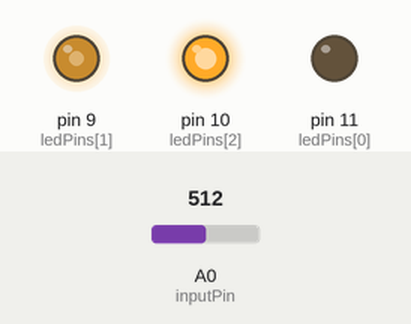
Simulated run of this sketch. Board: Arduino Uno, built with avr-gcc and run on an emulated ATmega328P. Parts: output pins drawn as LEDs (lit = HIGH). The inputs (shaded band) are chosen by the test bench; at power-on: A0 (inputPin) = 512.

Above: at 1.2 s.
1.3 s: A0 (inputPin) set to 350
At 1.79 s:
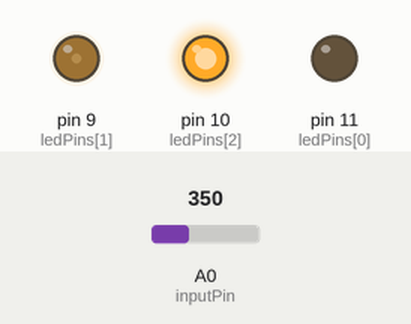
At 3.98 s:
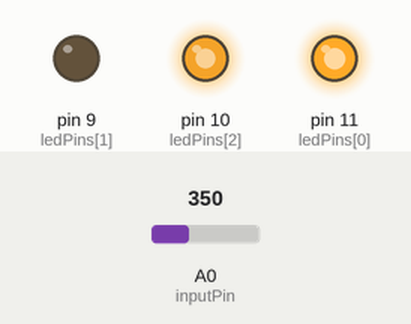
4.3 s: A0 (inputPin) set to 511
At 5.4 s:
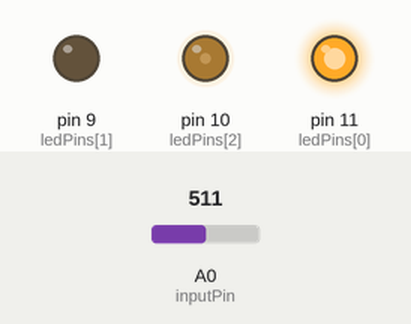
7.3 s: A0 (inputPin) set to 306
Timing chart, 0 to 37.4 s (numbered marks = the images above; inputs shaded):
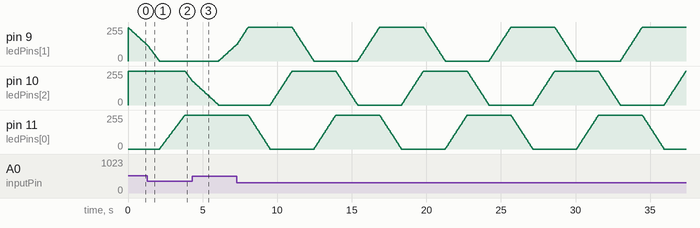

The sketch:

rgb_led_ornek.ino
```cpp
int ledPins[] = { 11, 9, 10 };
int inputPin = 0;

void setup()
{
pinMode(inputPin, INPUT);
for(int i = 0; i < 3; i++)
pinMode(ledPins[i], OUTPUT);
}

void loop()
{
int inputValue = analogRead(inputPin);
int delayValue = map(inputValue, 0, 1024, 0, 83);

setHueValue(computeNextValue());

delay(delayValue);
}

int colorValue = 0;

int computeNextValue()
{
colorValue = (colorValue+1) % 360;
return colorValue;
}

void setHueValue(int hueValue)
{
setColor(ledPins, hsvToRgb(hueValue, 1, 1));
}

void setColor(int* led, const byte* color)
{
for(int i = 0; i < 3; i++)
analogWrite(led[i], 255-color[i]);
}

byte rgb[3];

byte* hsvToRgb(int h, double s, double v)
{

h = max(0, min(360, h));
s = max(0, min(1.0, s));
v = max(0, min(1.0, v));
if(s == 0)
{
// gri
rgb[0] = rgb[1] = rgb[2] = round(v * 255);
return rgb;
}
double hs = h / 60.0; // sector 0 to 5
int i = floor(hs);
double f = hs - i; // factorial part of h
double p = v * (1 - s);
double q = v * (1 - s * f);
double t = v * (1 - s * (1 - f));
double r, g, b;
switch(i)
{
case 0:
r = v;
g = t;
b = p;
break;
case 1:
r = q;
g = v;
b = p;
break;
case 2:
r = p;
g = v;
b = t;
break;
case 3:
r = p;
g = q;
b = v;
break;
case 4:
r = t;
g = p;
b = v;
break;
default: // case 5:
r = v;
g = p;
b = q;
}
rgb[0] = round(r * 255.0);
rgb[1] = round(g * 255.0);
rgb[2] = round(b * 255.0);
return rgb;
}
```

Measured:
- after the input at 1.3 s, pin 10 (ledPins[2]): moves from 255/255 to 183/255 over 0.46 s, starting after 2.5 s
- after the input at 4.3 s, pin 11 (ledPins[0]): stays 255/255 (without the input it goes to 251/255 after 2.9 s)
